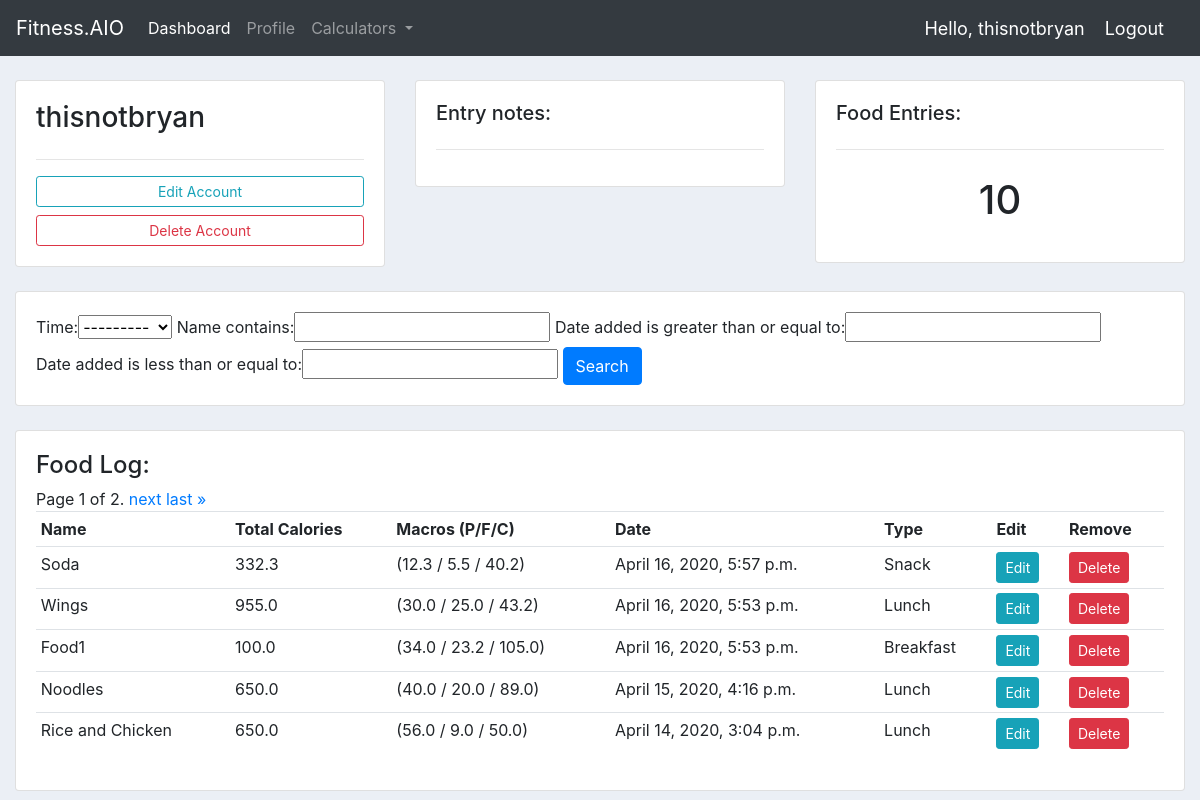
The page /profile/ (signed in) on the database as committed earlier.
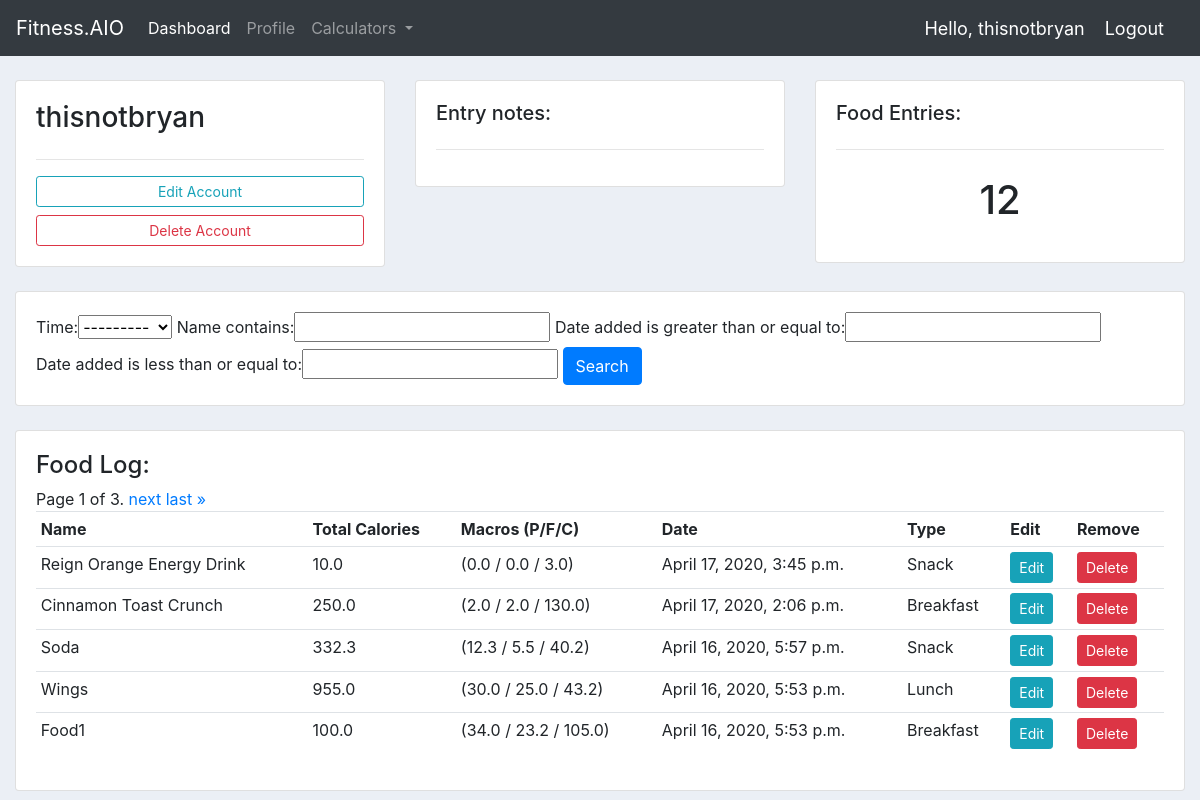
The same page on the database as committed later.
### foodEntry/models.py (models this page shows, shortened)
class FoodItem(models.Model):
    TIME_EATEN = [
        ('Breakfast','Breakfast'),
        ('Lunch', 'Lunch'),
        ('Dinner', 'Dinner'),
        ('Snack','Snack')
    ]
    user = models.ForeignKey(User, null=True, on_delete=models.CASCADE)
    name = models.CharField(max_length = 200)
    date_added = models.DateTimeField(auto_now_add=True)
    calories = models.DecimalField(max_digits=10000, decimal_places=1)
    protein = models.DecimalField(max_digits=10000, decimal_places=1)
    fat = models.DecimalField(max_digits=10000, decimal_places=1)
    carbohydrates = models.DecimalField(max_digits=10000, decimal_places=1)
    time = models.CharField(max_length = 200, choices = TIME_EATEN, null = True)

### pages/views.py (the view)
# urls.py: path('profile/', profilePage_view, name='profile-page'),
@login_required
def profilePage_view(request):
    userProfile = request.user.profile
    foodlist = FoodItem.objects.filter(user=request.user).order_by('-date_added')
    numberOfEntries = len(foodlist)
    foodFilter = FoodItemFilter(request.GET, queryset=foodlist)
    foodlist = foodFilter.qs
    paginator = Paginator(foodlist, 5)
    page_number = request.GET.get('page')
    page_obj = paginator.get_page(page_number)
    return render(request, 'profile.html',{
        'userProfile' : userProfile,
        'foodlist' : foodlist,
        'foodFilter' : foodFilter,
        'number_of_food': numberOfEntries,
        'page_obj' : page_obj,
    })

### templates/profile.html (shortened to what this page needs)
{% extends 'base.html' %}
{% block content %}
<br>
<div class="row">
    <div class="col-md">
        <div class="card card-body">
            <h3>{{user.username}}</h3>
            <hr>
            <a class="btn btn-outline-info  btn-sm btn-block" href="{% url 'registration:update-profile' %}">Edit Account</a>
            <a class="btn btn-outline-danger  btn-sm btn-block" href="{% url 'registration:update-profile' %}">Delete Account</a>
        </div>
    </div>
    <div class="col-md">
        <div class="card card-body">
            <h5>Entry notes:</h5>
            <hr>
        </div>
    </div>
    <div class="col-md">
        <div class="card card-body">
            <h5>Food Entries:</h5>
            <hr>
            <h1 style="text-align: center;padding: 10px">{{number_of_food}}</h1>
        </div>
    </div>
</div>
<br>
<div class="row">
    <div class="col">
        <div class="card card-body">
            <form method="get">
                {{foodFilter.form}}
                <button class="btn btn-primary" type="submit">Search</button>
            </form>
        </div>
    </div>
</div>
<br>
<div class="row">
    <div class="col-md">
        <div class="card card-body">
            <h4>Food Log:</h5>
            <table class="table table-sm">
                <tr>
                    <th>Name</th>
                    <th>Total Calories</th>
                    <th>Macros (P/F/C) </th>
                    <th>Date</th>
                    <th>Type</th>
                    <th>Edit</th>
                    <th>Remove</th>
                </tr>
                {% if user.is_authenticated %}
                {% for foodItems in page_obj  %}
                <tr>
                    <td>{{foodItems.name}}</td>
                    <td>{{foodItems.calories}}</td>
                    <td>({{foodItems.protein}} / {{foodItems.fat}} / {{foodItems.carbohydrates}})</td>
                    <td>{{foodItems.date_added}}</td>
                    <td>{{foodItems.time}}</td>
                    <td><a class="btn btn-sm btn-info" href=" {% url 'update-food' foodItems.id%} ">Edit</a></td>
                    <td><a class="btn btn-sm btn-danger" href="{% url 'delete-food' foodItems.id%}">Delete</a></td>
                </tr>
                {% endfor %}
                {% endif %}
                <div class="pagination">
                    <span class="step-links">
                        <span class="current">
                            Page {{ page_obj.number }} of {{ page_obj.paginator.num_pages }}.
                        </span>
                        {% if page_obj.has_next %}
                        <a href="?page={{ page_obj.next_page_number }}">next</a>
                        <a href="?page={{ page_obj.paginator.num_pages }}">last &raquo;</a>
                        {% endif %}
                    </span>
                </div>
            </table>
        </div>
    </div>
</div>
{% endblock %}

### templates/base.html (shortened to what this page needs)
{% load static %}
<!DOCTYPE html>
<html lang="en">
<head>
    <link rel="stylesheet" href="https://stackpath.bootstrapcdn.com/bootstrap/4.3.1/css/bootstrap.min.css"
>
    <link rel="stylesheet" href="{% static 'css/main.css' %}" type="text/css">
</head>
<body>
    {% include 'navbar.html'%}
    <div class="container-fluid">
        {% block content %}
        {% endblock %}
    </div>
</body>
</html>

### templates/navbar.html (shortened to what this page needs)
<nav class="navbar navbar-expand-lg navbar-dark bg-dark">
    <a class="navbar-brand" href="{% url 'homeView' %}">Fitness.AIO</a>
    <div class="collapse navbar-collapse" id="navbarNavDropdown">
        <ul class="navbar-nav">
            <li class="nav-item active">
                <a class="nav-link" href="{% url 'homeView' %}">Dashboard <span class="sr-only">(current)</span></a>
            </li>
            <li class="nav-item">
                <a class="nav-link" href="{% url 'profile-page' %}">Profile</a>
            </li>
            <li class="nav-item dropdown">
                <a class="nav-link dropdown-toggle" href="#" id="navbarDropdownMenuLink" data-toggle="dropdown"
                    aria-haspopup="true" aria-expanded="false">
                    Calculators
                </a>
            </li>
        </ul>
    </div>
    {% if user.is_authenticated %}
        <span class="hello-msg">Hello, {{request.user}}</span>
        <span><a class="hello-msg" href="{% url 'logout' %}">Logout</a></span>
    {% else %}
        <span><a class="hello-msg" href="{% url 'login' %}">Login</a></span>
    {% endif %}
</nav>

### static/css/main.css (style rules this page uses)
body { background-color: #ebeff5; }

### templates/navbar.html (style rules this page uses)
.hello-msg { font-size: 18px; color: #fff; margin-right: 20px; }

Rows that differ between the two databases and show on the page:
no longer on this page (row unchanged): FoodItem: name "Noodles", calories "650.0", protein "40.0", fat "20.0", carbohydrates "89.0", date_added "April 15, 2020, 4:16 p.m.", time "Lunch"
no longer on this page (row unchanged): FoodItem: name "Rice and Chicken", calories "650.0", protein "56.0", fat "9.0", carbohydrates "50.0", date_added "April 14, 2020, 3:04 p.m.", time "Lunch"
added FoodItem: name "Reign Orange Energy Drink", calories "10.0", protein "0.0", fat "0.0", carbohydrates "3.0", date_added "April 17, 2020, 3:45 p.m.", time "Snack"
added FoodItem: name "Cinnamon Toast Crunch", calories "250.0", protein "2.0", fat "2.0", carbohydrates "130.0", date_added "April 17, 2020, 2:06 p.m.", time "Breakfast"
Other text that changed with them:
{{ number_of_food }}: "10" → "12"
{{ page_obj.paginator.num_pages }}: "2" → "3"
